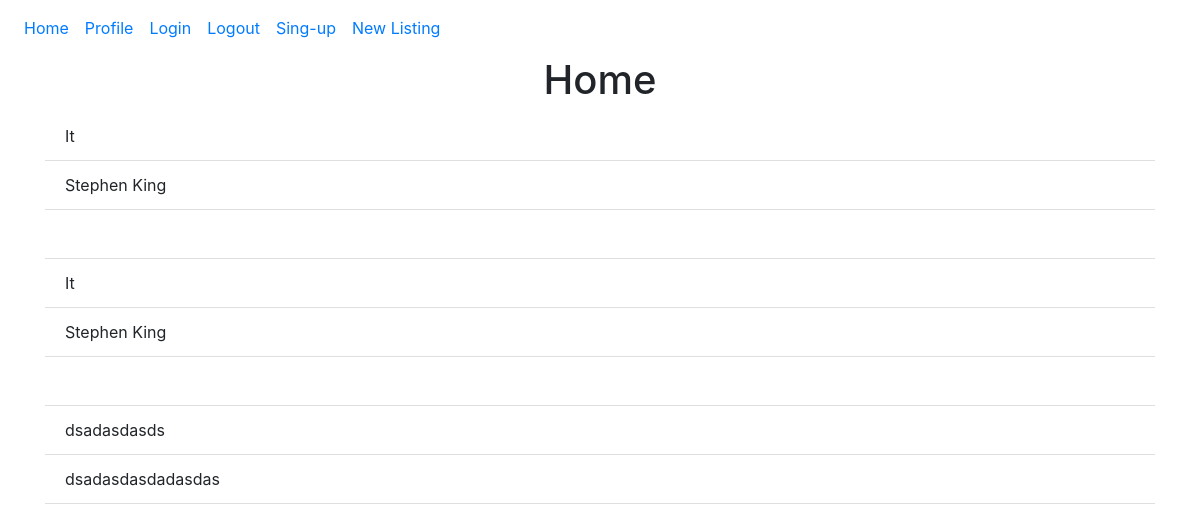
Before: / with the older database file.
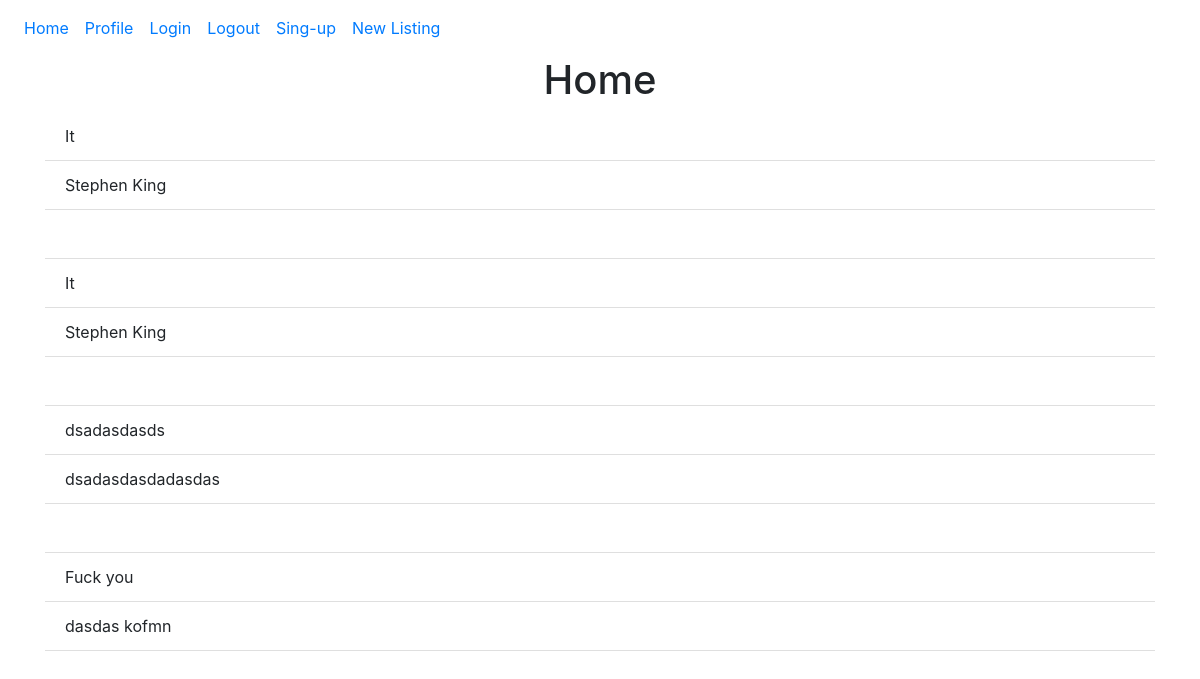
After: the same page with the newer database file.
### website/models.py (models this page shows)
class Listing(db.Model):
    id = db.Column(db.Integer, primary_key=True)
    title = db.Column(db.String(1000))
    author = db.Column(db.String(100))
    desc = db.Column(db.String(1000))
    date = db.Column(db.DateTime, default=datetime.utcnow)
    user_id = db.Column(db.Integer, db.ForeignKey('user.id'))

### website/views.py (the view)
@views.route('/', methods=['POST', 'GET'])
def home():
    all_listings = Listing.query.all()
    return render_template("home.html", listings=all_listings)

### website/templates/home.html
{% extends "base.html" %} {% block title %}Home{% endblock %}
{% block content %}
<h1 align="center">Home</h1>
<ul class="list-group list-group-flush" id="listings">
  {% for listing in listings %}
  <li class="list-group-item">{{listing.title}}</li>
  <li class="list-group-item">{{listing.author}}</li>
  <br><br>
  {% endfor %}
</ul>
{% endblock %}

### website/templates/base.html (shortened to what this page needs)
<!doctype.html>
<html>
  <head>
    <link
      rel="stylesheet"
      href="https://stackpath.bootstrapcdn.com/bootstrap/4.4.1/css/bootstrap.min.css"
    />
    <link
      rel="stylesheet"
      href="https://stackpath.bootstrapcdn.com/font-awesome/4.7.0/css/font-awesome.min.css"
    />
  </head>
  <body>
    <nav class="navbar navbar-expand-lg">
      <div class="collapse navbar-collapse" id="navbar">
        <div class="navbar-nav">
          <a class="nav-item nav-link" id="home" href="/">Home</a>
          <a class="nav-item nav-link" id="profile" href="/profile">Profile</a>
          <a class="nav-item nav-link" id="login" href="/login">Login</a>
          <a class="nav-item nav-link" id="logout" href="/logout">Logout</a>
          <a class="nav-item nav-link" id="signup" href="/signup">Sing-up</a>
          <a class="nav-item nav-link" id="newlisting" href="/newListing">New Listing</a>
        </div>
      </div>
    </nav>
    <div class="container">
      {% block content %}
      {% endblock %}
    </div>
  </body>
</html>

Changed rows visible on the page:
added Listing: title "Fuck you", author "dasdas kofmn"
